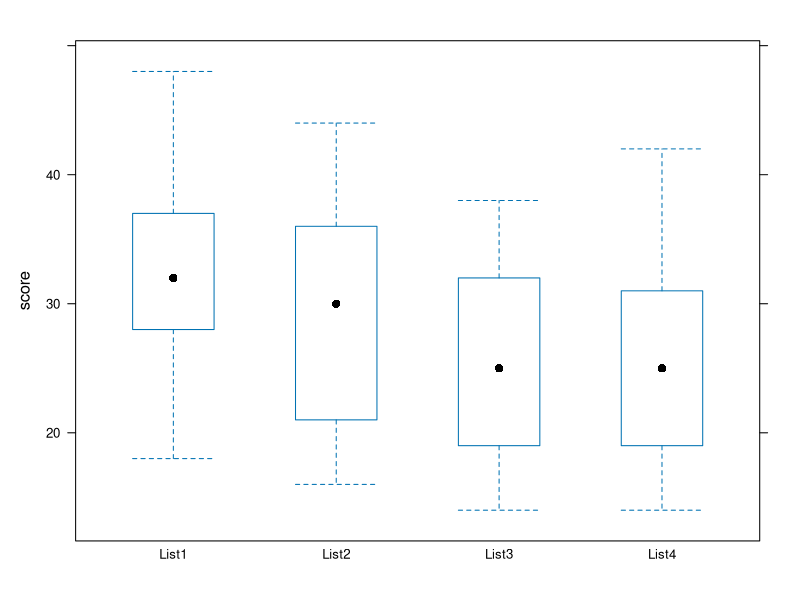

The R source for this figure: (Note: this script raises an error after producing the figure.)
## ---- chunk 1
knitr::opts_chunk$set(echo = TRUE)
## ---- chunk 2
#' a function to only install needed but unavailable packages
#' and loads these packages after installation
ipak <- function(pkg){
new.pkg <- pkg[!(pkg %in% installed.packages()[, "Package"])]
if (length(new.pkg))
install.packages(new.pkg, dependencies = TRUE)
sapply(pkg, require, character.only = TRUE)
}
# use function to install and load packages
packages <- c('olsrr', 'car', 'lattice', 'agricolae', 'emmeans','here')
ipak(packages)
#' olsrr # assesses model fit and variable diagnostics
#' car # for Type II, III SS
#' lattice # for boxplot with mean - bwplot function
#' agricolae # for LSD Test
#' emmeans # for post-hoc tests
## ---- chunk 3
hearing = read.table(here('lab10','data',"data10.txt"), header = TRUE,colClasses = c("integer", "factor", "integer"))
str(hearing) # get a structure (description) of your dataset

## ---- chunk 4
#' chart boxplot with mean
library(lattice)
bwplot(score ~ list, data = hearing)
## ---- chunk 5
#' ANOVA as a linear model
lmMod <- lm(score ~ list, data=hearing)
summary(lmMod)
## ---- chunk 6
#' ANOVA model
aovLM <- aov(lmMod)
summary(aovLM)
## ---- chunk 7
# Test for Homogeneity of Variance
bartlett.test(score ~ list, data=hearing)
## ---- chunk 8
#' Test for Normality of Residuals
ols_test_normality(lmMod)
## ---- chunk 9
#' Pairwise Tukey Test
TukeyHSD(aovLM, conf.level = 0.95)

#' plot(tukeyTest, comparisons = TRUE)
#' Set plot/chart area margins
#' par(oma=c(b,l, t,r))
#' b=bottom, l=left, t=top and r=right margins
par(oma=c(0,5,0,0)) # this was done to allow room for
plot(TukeyHSD(aovLM, conf.level = 0.95),las=1, col = "red")
